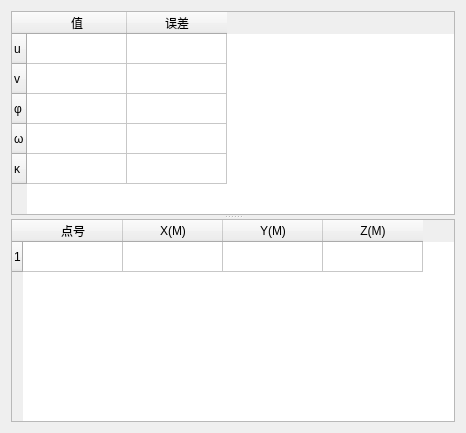
<ui version="4.0" >
 <class>OrientationWidgetBase</class>
 <widget class="QWidget" name="OrientationWidgetBase" >
  <property name="geometry" >
   <rect>
    <x>0</x>
    <y>0</y>
    <width>466</width>
    <height>433</height>
   </rect>
  </property>
  <property name="windowTitle" >
   <string>Form</string>
  </property>
  <layout class="QHBoxLayout" name="horizontalLayout" >
   <item>
    <widget class="QSplitter" name="splitter" >
     <property name="orientation" >
      <enum>Qt::Vertical</enum>
     </property>
     <widget class="QTableWidget" name="orientTable" >
      <property name="sizePolicy" >
       <sizepolicy vsizetype="Preferred" hsizetype="MinimumExpanding" >
        <horstretch>0</horstretch>
        <verstretch>0</verstretch>
       </sizepolicy>
      </property>
      <property name="gridStyle" >
       <enum>Qt::SolidLine</enum>
      </property>
      <property name="rowCount" >
       <number>5</number>
      </property>
      <property name="columnCount" >
       <number>2</number>
      </property>
      <row>
       <property name="text" >
        <string>u</string>
       </property>
      </row>
      <row>
       <property name="text" >
        <string>v</string>
       </property>
      </row>
      <row>
       <property name="text" >
        <string>φ</string>
       </property>
      </row>
      <row>
       <property name="text" >
        <string>ω</string>
       </property>
      </row>
      <row>
       <property name="text" >
        <string>κ</string>
       </property>
      </row>
      <column>
       <property name="text" >
        <string>值</string>
       </property>
      </column>
      <column>
       <property name="text" >
        <string>误差</string>
       </property>
      </column>
     </widget>
     <widget class="QTableWidget" name="resultTable" >
      <property name="rowCount" >
       <number>1</number>
      </property>
      <property name="columnCount" >
       <number>4</number>
      </property>
      <row/>
      <column>
       <property name="text" >
        <string>点号</string>
       </property>
      </column>
      <column>
       <property name="text" >
        <string>X(M)</string>
       </property>
      </column>
      <column>
       <property name="text" >
        <string>Y(M)</string>
       </property>
      </column>
      <column>
       <property name="text" >
        <string>Z(M)</string>
       </property>
      </column>
     </widget>
    </widget>
   </item>
  </layout>
 </widget>
 <resources/>
 <connections/>
</ui>
